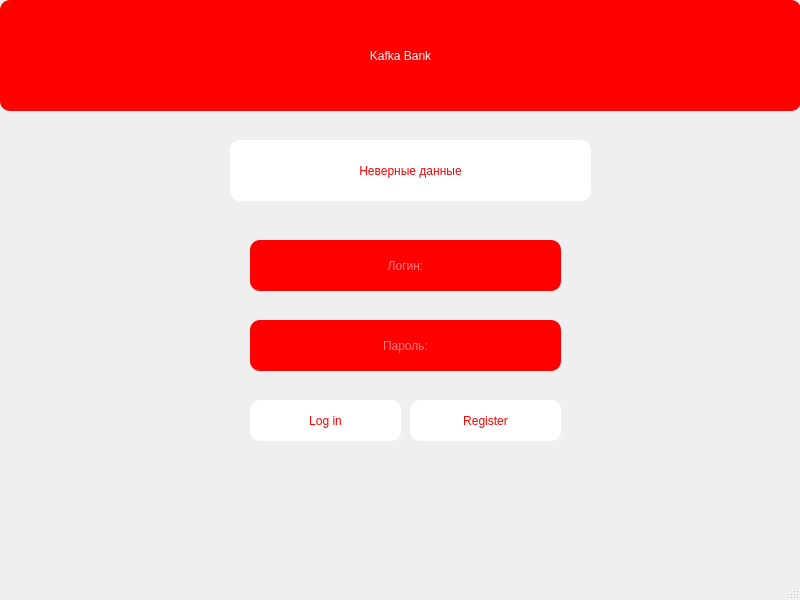
<?xml version="1.0" encoding="UTF-8"?>
<ui version="4.0">
 <class>MainWindow</class>
 <widget class="QMainWindow" name="MainWindow">
  <property name="geometry">
   <rect>
    <x>0</x>
    <y>0</y>
    <width>800</width>
    <height>600</height>
   </rect>
  </property>
  <property name="windowTitle">
   <string>Kafka Bank</string>
  </property>
  <widget class="QWidget" name="centralwidget">
   <widget class="QLabel" name="label">
    <property name="geometry">
     <rect>
      <x>0</x>
      <y>0</y>
      <width>801</width>
      <height>111</height>
     </rect>
    </property>
    <property name="styleSheet">
     <string notr="true">font: 63 26pt &quot;Yu Gothic UI Semibold&quot;;
color:white;
background-color:red;
border-radius:10px

</string>
    </property>
    <property name="text">
     <string>Kafka Bank</string>
    </property>
    <property name="alignment">
     <set>Qt::AlignCenter</set>
    </property>
   </widget>
   <widget class="QLineEdit" name="login">
    <property name="geometry">
     <rect>
      <x>250</x>
      <y>240</y>
      <width>311</width>
      <height>51</height>
     </rect>
    </property>
    <property name="styleSheet">
     <string notr="true">font: 63 16pt &quot;Yu Gothic UI Semibold&quot;;
color:white;
background-color:red;
border-radius:10px
</string>
    </property>
    <property name="alignment">
     <set>Qt::AlignCenter</set>
    </property>
    <property name="placeholderText">
     <string>Логин:</string>
    </property>
    <property name="clearButtonEnabled">
     <bool>false</bool>
    </property>
   </widget>
   <widget class="QLineEdit" name="password">
    <property name="geometry">
     <rect>
      <x>250</x>
      <y>320</y>
      <width>311</width>
      <height>51</height>
     </rect>
    </property>
    <property name="styleSheet">
     <string notr="true">font: 63 16pt &quot;Yu Gothic UI Semibold&quot;;
color:white;
background-color:red;
border-radius:10px
</string>
    </property>
    <property name="alignment">
     <set>Qt::AlignCenter</set>
    </property>
    <property name="placeholderText">
     <string>Пароль:</string>
    </property>
    <property name="clearButtonEnabled">
     <bool>false</bool>
    </property>
   </widget>
   <widget class="QPushButton" name="signin">
    <property name="geometry">
     <rect>
      <x>250</x>
      <y>400</y>
      <width>151</width>
      <height>41</height>
     </rect>
    </property>
    <property name="styleSheet">
     <string notr="true">font: 63 16pt &quot;Yu Gothic UI Semibold&quot;;
color:red;
background-color:white;
border-radius:10px
</string>
    </property>
    <property name="text">
     <string>Log in</string>
    </property>
   </widget>
   <widget class="QPushButton" name="signup">
    <property name="geometry">
     <rect>
      <x>410</x>
      <y>400</y>
      <width>151</width>
      <height>41</height>
     </rect>
    </property>
    <property name="styleSheet">
     <string notr="true">font: 63 16pt &quot;Yu Gothic UI Semibold&quot;;
color:red;
background-color:white;
border-radius:10px
</string>
    </property>
    <property name="text">
     <string>Register</string>
    </property>
   </widget>
   <widget class="QLabel" name="error">
    <property name="geometry">
     <rect>
      <x>230</x>
      <y>140</y>
      <width>361</width>
      <height>61</height>
     </rect>
    </property>
    <property name="styleSheet">
     <string notr="true">font: 63 20pt &quot;Yu Gothic UI Semibold&quot;;
color:red;
background-color:white;
border-radius:10px
</string>
    </property>
    <property name="text">
     <string>Неверные данные</string>
    </property>
    <property name="alignment">
     <set>Qt::AlignCenter</set>
    </property>
   </widget>
  </widget>
  <widget class="QMenuBar" name="menubar">
   <property name="geometry">
    <rect>
     <x>0</x>
     <y>0</y>
     <width>800</width>
     <height>21</height>
    </rect>
   </property>
  </widget>
  <widget class="QStatusBar" name="statusbar"/>
 </widget>
 <resources/>
 <connections/>
</ui>
